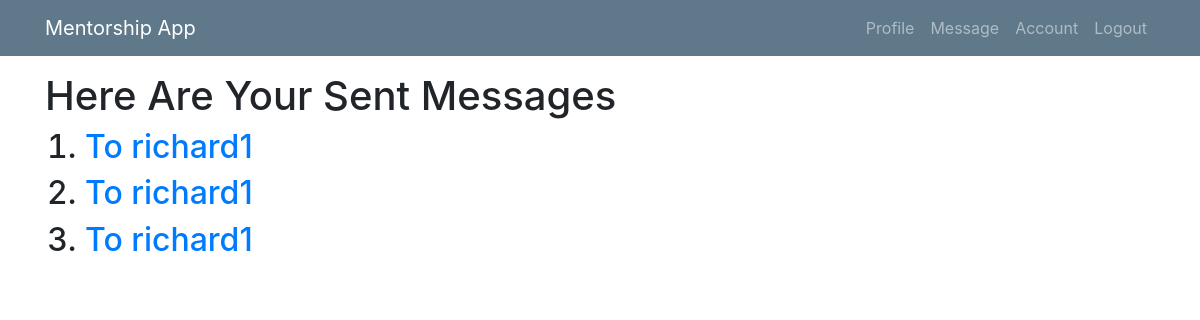
Page /list-message/ (signed in) on the committed database.
### mentee/models.py (models this page shows, shortened)
class Msg(models.Model):
    sender = models.ForeignKey(User, related_name="sender", on_delete=models.CASCADE, null=True)
    receipient = models.ForeignKey(User, related_name="receipient", on_delete=models.CASCADE)
    msg_content = models.TextField(max_length=100)
    sent_at = models.DateTimeField(null=True, blank=True)
    comment = models.TextField(blank=True, null=True)
    comment_at = models.DateTimeField(blank=True, null=True)
    is_approved = models.BooleanField(default=False, verbose_name="Approve?")
    date_approved = models.DateTimeField(blank=True, null=True)
    objects = UserManager()
    class Meta:
        ordering = ['-sent_at']

class User(AbstractUser):
    is_mentee = models.BooleanField(default=False)
    is_mentor = models.BooleanField(default=False)

### mentee/views/mentee.py (the view)
# urls.py: path('list-message/', mentee.MessageListView.as_view(), name='list'),
class MessageListView(ListView):
    model = Msg
    template_name = 'menti/listmessages.html'
    context_object_name = 'sentmesso'
    def get_queryset(self):
        return self.model.objects.filter(sender=self.request.user)

### mentee/templates/menti/listmessages.html
{% extends 'menti/base.html' %}
{% block content %}
<br><br><br>
<h1>Here Are Your Sent Messages</h1>
     {% if sentmesso %}
  <ol>
      {% for messo in sentmesso %}
      <h2><li><a href="{% url 'sent' pk=messo.pk %}">To {{ messo.receipient }} </a></li></h2>
      {% endfor %}
  </ol>
{% else %}
<p>There Are no sent Messages</p>
{% endif %}
{% endblock %}

### mentee/static/mentee/main.css (style rules this page uses)
body { background: #fafafa; color: #333333; margin-top: 5rem; }
h1, h2, h3, h4, h5, h6 { color: #444444; }

### rows in the picture
Msg: receipient "richard1"
Msg: receipient "richard1"
Msg: receipient "richard1"
